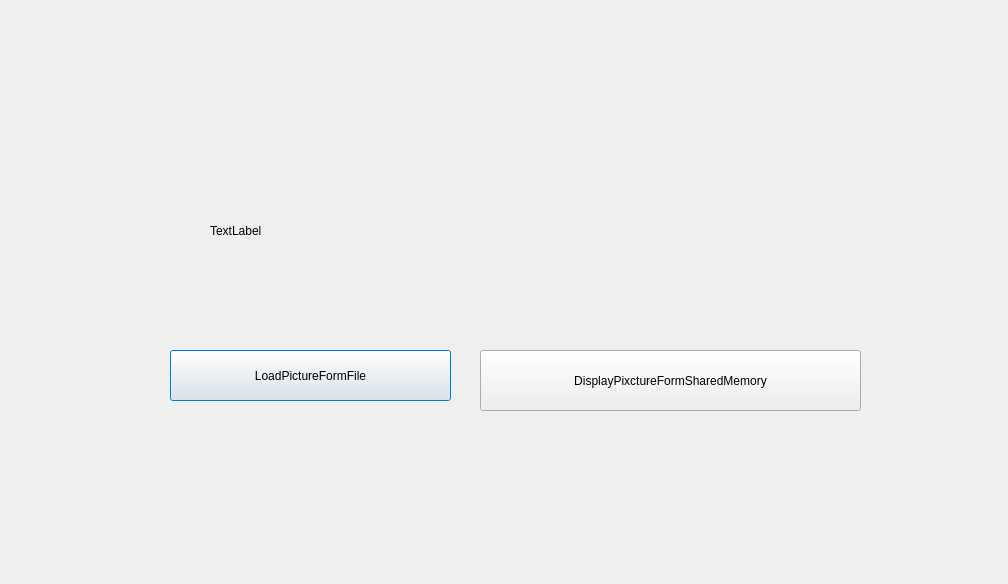
<?xml version="1.0" encoding="UTF-8"?>
<ui version="4.0">
 <class>Dialog</class>
 <widget class="QDialog" name="Dialog">
  <property name="geometry">
   <rect>
    <x>0</x>
    <y>0</y>
    <width>1008</width>
    <height>584</height>
   </rect>
  </property>
  <property name="windowTitle">
   <string>Dialog</string>
  </property>
  <widget class="QPushButton" name="pushButton">
   <property name="geometry">
    <rect>
     <x>170</x>
     <y>350</y>
     <width>281</width>
     <height>51</height>
    </rect>
   </property>
   <property name="text">
    <string>LoadPictureFormFile</string>
   </property>
  </widget>
  <widget class="QPushButton" name="loadFromSharedMemoryButton">
   <property name="geometry">
    <rect>
     <x>480</x>
     <y>350</y>
     <width>381</width>
     <height>61</height>
    </rect>
   </property>
   <property name="text">
    <string>DisplayPixctureFormSharedMemory</string>
   </property>
  </widget>
  <widget class="QLabel" name="label">
   <property name="geometry">
    <rect>
     <x>210</x>
     <y>160</y>
     <width>521</width>
     <height>141</height>
    </rect>
   </property>
   <property name="text">
    <string>TextLabel</string>
   </property>
  </widget>
 </widget>
 <layoutdefault spacing="6" margin="11"/>
 <resources/>
 <connections/>
</ui>
